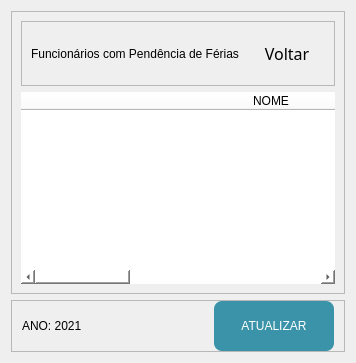
             <widget class="QWidget" name="page_19">
              <layout class="QVBoxLayout" name="verticalLayout_38">
               <item>
                <widget class="QFrame" name="frame_75">
                 <property name="frameShape">
                  <enum>QFrame::StyledPanel</enum>
                 </property>
                 <property name="frameShadow">
                  <enum>QFrame::Raised</enum>
                 </property>
                 <layout class="QVBoxLayout" name="verticalLayout_31">
                  <item>
                   <widget class="QFrame" name="frame_81">
                    <property name="maximumSize">
                     <size>
                      <width>16777215</width>
                      <height>80</height>
                     </size>
                    </property>
                    <property name="frameShape">
                     <enum>QFrame::StyledPanel</enum>
                    </property>
                    <property name="frameShadow">
                     <enum>QFrame::Raised</enum>
                    </property>
                    <layout class="QHBoxLayout" name="horizontalLayout_42">
                     <item>
                      <widget class="QLabel" name="label_34">
                       <property name="styleSheet">
                        <string notr="true">font: 16pt &quot;Source Sans Pro&quot;;</string>
                       </property>
                       <property name="text">
                        <string>Funcionários com Pendência de Férias</string>
                       </property>
                       <property name="alignment">
                        <set>Qt::AlignCenter</set>
                       </property>
                      </widget>
                     </item>
                     <item>
                      <widget class="QPushButton" name="voltar_21">
                       <property name="minimumSize">
                        <size>
                         <width>0</width>
                         <height>45</height>
                        </size>
                       </property>
                       <property name="maximumSize">
                        <size>
                         <width>95</width>
                         <height>50</height>
                        </size>
                       </property>
                       <property name="font">
                        <font>
                         <family>Microsoft YaHei Light</family>
                         <pointsize>12</pointsize>
                        </font>
                       </property>
                       <property name="text">
                        <string> Voltar</string>
                       </property>
                       <property name="icon">
                        <iconset>
                         <normaloff>icon/3643764-back-backward-left-reply-turn_113415.png</normaloff>icon/3643764-back-backward-left-reply-turn_113415.png</iconset>
                       </property>
                       <property name="flat">
                        <bool>true</bool>
                       </property>
                      </widget>
                     </item>
                    </layout>
                   </widget>
                  </item>
                  <item>
                   <widget class="QTableWidget" name="tableWidget_9">
                    <property name="styleSheet">
                     <string notr="true">font: 12pt &quot;Yu Gothic UI&quot;;
background-color: rgb(255, 255, 255);</string>
                    </property>
                    <property name="frameShape">
                     <enum>QFrame::NoFrame</enum>
                    </property>
                    <property name="showGrid">
                     <bool>true</bool>
                    </property>
                    <property name="gridStyle">
                     <enum>Qt::NoPen</enum>
                    </property>
                    <property name="wordWrap">
                     <bool>false</bool>
                    </property>
                    <property name="cornerButtonEnabled">
                     <bool>false</bool>
                    </property>
                    <attribute name="horizontalHeaderDefaultSectionSize">
                     <number>500</number>
                    </attribute>
                    <column>
                     <property name="text">
                      <string>NOME</string>
                     </property>
                    </column>
                    <column>
                     <property name="text">
                      <string>MATRÍCULA</string>
                     </property>
                    </column>
                    <column>
                     <property name="text">
                      <string>2021</string>
                     </property>
                    </column>
                   </widget>
                  </item>
                 </layout>
                </widget>
               </item>
               <item>
                <widget class="QFrame" name="frame_76">
                 <property name="maximumSize">
                  <size>
                   <width>16777215</width>
                   <height>60</height>
                  </size>
                 </property>
                 <property name="frameShape">
                  <enum>QFrame::StyledPanel</enum>
                 </property>
                 <property name="frameShadow">
                  <enum>QFrame::Raised</enum>
                 </property>
                 <layout class="QHBoxLayout" name="horizontalLayout_38">
                  <property name="spacing">
                   <number>0</number>
                  </property>
                  <property name="leftMargin">
                   <number>10</number>
                  </property>
                  <property name="topMargin">
                   <number>0</number>
                  </property>
                  <property name="rightMargin">
                   <number>10</number>
                  </property>
                  <property name="bottomMargin">
                   <number>0</number>
                  </property>
                  <item>
                   <widget class="QLabel" name="label_29">
                    <property name="styleSheet">
                     <string notr="true">font: 14pt &quot;Source Sans Pro&quot;;</string>
                    </property>
                    <property name="text">
                     <string>ANO: 2021</string>
                    </property>
                   </widget>
                  </item>
                  <item>
                   <widget class="QPushButton" name="atualizar_21">
                    <property name="minimumSize">
                     <size>
                      <width>120</width>
                      <height>50</height>
                     </size>
                    </property>
                    <property name="maximumSize">
                     <size>
                      <width>120</width>
                      <height>50</height>
                     </size>
                    </property>
                    <property name="styleSheet">
                     <string notr="true">color: rgb(255, 255, 255);
border-radius: 8px;
background-color: rgb(59, 147, 170);
font: 87 10pt &quot;Source Sans Pro Black&quot;;</string>
                    </property>
                    <property name="text">
                     <string>ATUALIZAR</string>
                    </property>
                   </widget>
                  </item>
                 </layout>
                </widget>
               </item>
              </layout>
             </widget>
